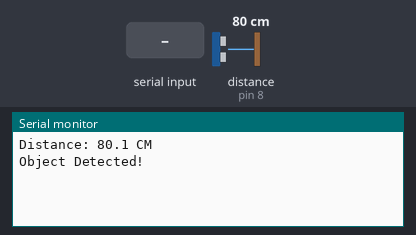
A sketch run on a simulated Arduino Uno, built with avr-gcc and run on an emulated ATmega328P. Shown: the last lines printed to the serial monitor. Wiring (inferred from the names in the program): ultrasonic range finder: trigger pin 9; echo pin 8. The inputs (shaded band) are chosen by the test bench; at power-on: distance to the obstacle (sensor on pin 8) 80 cm. The echo pulse lasts 58.3 µs per cm.

Above: at 1.2 s.
1.3 s: "CM\n" received over Serial
3.9 s: "MM\n" received over Serial
At 6.0 s:
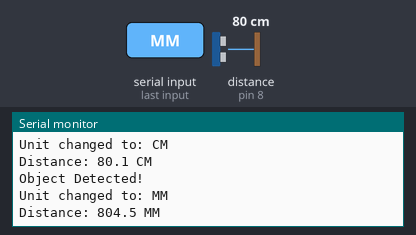
6.3 s: distance to the obstacle (sensor on pin 8) set to 2 cm
At 7.5 s:
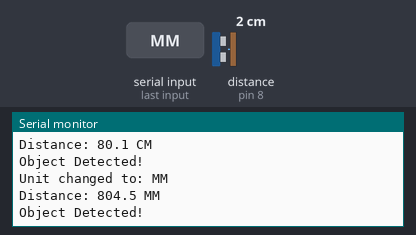
7.8 s: "INCH\n" received over Serial
At 8.8 s:
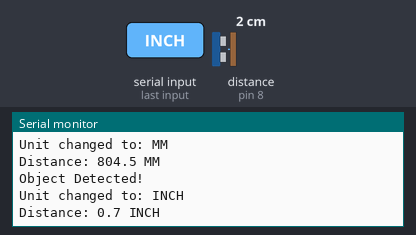
10.0 s: "1\n" received over Serial
12.4 s: distance to the obstacle (sensor on pin 8) set to 4 cm
At 14.6 s:
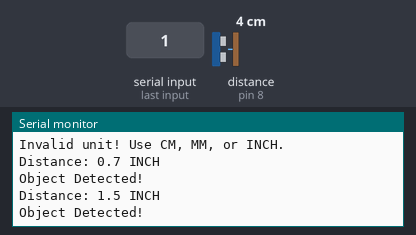

The sketch:

Zlab_Fanap_SRF05.ino
```cpp
#define TRIGGER_PIN 9
#define ECHO_PIN 8

String defaultUnit = "CM";

void setup() {
  pinMode(TRIGGER_PIN, OUTPUT);
  pinMode(ECHO_PIN, INPUT);
  Serial.begin(115200);
}

long measureRaw() {
  digitalWrite(TRIGGER_PIN, LOW);
  delayMicroseconds(2);
  digitalWrite(TRIGGER_PIN, HIGH);
  delayMicroseconds(10);
  digitalWrite(TRIGGER_PIN, LOW);
  return pulseIn(ECHO_PIN, HIGH, 30000);
}

float measureOnce(String unit = "CM") {
  long duration = measureRaw();
  return convertToDistance(duration, unit);
}

float convertToDistance(long duration, String unitStr) {
  unitStr.toUpperCase();
  if (unitStr == "CM") return duration / 58.0;
  if (unitStr == "MM") return (duration / 58.0) * 10.0;
  if (unitStr == "INCH") return duration / 148.0;
  return -1.0;
}

void checkSerialForUnit() {
  if (Serial.available()) {
    String input = Serial.readStringUntil('\n');
    input.trim();
    input.toUpperCase();
    if (input == "CM" || input == "MM" || input == "INCH") {
      defaultUnit = input;
      Serial.print("Unit changed to: ");
      Serial.println(defaultUnit);
    } else {
      Serial.println("Invalid unit! Use CM, MM, or INCH.");
    }
  }
}

float measureFiltered(unsigned long duration_ms, String unit = "CM") {
  unsigned long startTime = millis();
  float readings[50];
  int count = 0;
  while (millis() - startTime < duration_ms && count < 50) {
    float dist = measureOnce(unit);
    if (dist >= 0) readings[count++] = dist;
    delay(10);
  }
  if (count == 0) return -1.0;
  if (count < 5) {
    float sum = 0;
    for (int i = 0; i < count; i++) sum += readings[i];
    return sum / count;
  }
  float med = median(readings, count);
  float maxV = readings[0], minV = readings[0];
  for (int i = 1; i < count; i++) {
    if (readings[i] > maxV) maxV = readings[i];
    if (readings[i] < minV) minV = readings[i];
  }
  float weightedSum = 0, totalWeight = 0;
  for (int i = 0; i < count; i++) {
    if (readings[i] == maxV || readings[i] == minV) continue;
    float diff = abs(readings[i] - med);
    float weight = 1.0 / (1.0 + diff);
    weightedSum += readings[i] * weight;
    totalWeight += weight;
  }
  if (totalWeight == 0) return med;
  return weightedSum / totalWeight;
}


float median(float arr[], int size) {
  float temp[size];
  memcpy(temp, arr, sizeof(float) * size);
  for (int i = 0; i < size - 1; i++) {
    for (int j = i + 1; j < size; j++) {
      if (temp[i] > temp[j]) {
        float t = temp[i];
        temp[i] = temp[j];
        temp[j] = t;
      }
    }
  }
  if (size % 2 == 0) return (temp[size / 2 - 1] + temp[size / 2]) / 2.0;
  return temp[size / 2];
}

bool isObjectAtDistance(float threshold, String unit = "CM") {
  unsigned long startTime = millis();
  const unsigned long timeout = 5000;
  while (millis() - startTime < timeout) {
    float distance = measureFiltered(200, unit);
    if (distance >= 0 && distance <= threshold) return true;
    delay(100);
  }
  return false;
}

void loop() {
  checkSerialForUnit();

  Serial.print("Distance: ");
  float dist = measureFiltered(200, defaultUnit);
  Serial.print(dist, 1);
  Serial.print(" ");
  Serial.println(defaultUnit);

    if (isObjectAtDistance(100, defaultUnit)) {
    Serial.println("Object Detected!");
  } else {
    Serial.println("No Object.");
  }

  delay(2000);

}
```

Measured:
- after the input at 3.9 s, the serial monitor: prints a new line after 0.96 s (image 1)
- after the input at 6.3 s, the serial monitor: prints a new line after 0.24 s (image 2)
- after the input at 7.8 s, the serial monitor: prints a new line after 0.74 s (image 3)
- after the input at 12.4 s, the serial monitor: prints a new line after 0.97 s (image 4)
